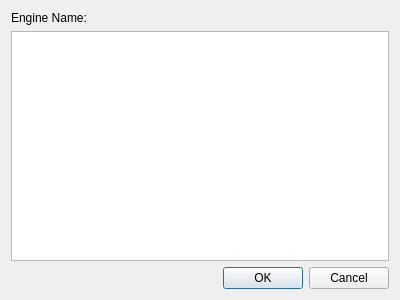
<?xml version="1.0" encoding="UTF-8"?>
<ui version="4.0">
 <class>EngineOptionsDialog</class>
 <widget class="QDialog" name="EngineOptionsDialog">
  <property name="geometry">
   <rect>
    <x>0</x>
    <y>0</y>
    <width>400</width>
    <height>300</height>
   </rect>
  </property>
  <property name="windowTitle">
   <string>Engine Options</string>
  </property>
  <layout class="QVBoxLayout" name="verticalLayout">
   <item>
    <widget class="QLabel" name="engineNameLabel">
     <property name="text">
      <string>Engine Name:</string>
     </property>
    </widget>
   </item>
   <item>
    <widget class="QPlainTextEdit" name="optionsPlainTextEdit"/>
   </item>
   <item>
    <widget class="QDialogButtonBox" name="buttonBox">
     <property name="orientation">
      <enum>Qt::Horizontal</enum>
     </property>
     <property name="standardButtons">
      <set>QDialogButtonBox::Cancel|QDialogButtonBox::Ok</set>
     </property>
    </widget>
   </item>
  </layout>
 </widget>
 <resources/>
 <connections>
  <connection>
   <sender>buttonBox</sender>
   <signal>accepted()</signal>
   <receiver>EngineOptionsDialog</receiver>
   <slot>accept()</slot>
   <hints>
    <hint type="sourcelabel">
     <x>248</x>
     <y>254</y>
    </hint>
    <hint type="destinationlabel">
     <x>157</x>
     <y>274</y>
    </hint>
   </hints>
  </connection>
  <connection>
   <sender>buttonBox</sender>
   <signal>rejected()</signal>
   <receiver>EngineOptionsDialog</receiver>
   <slot>reject()</slot>
   <hints>
    <hint type="sourcelabel">
     <x>316</x>
     <y>260</y>
    </hint>
    <hint type="destinationlabel">
     <x>286</x>
     <y>274</y>
    </hint>
   </hints>
  </connection>
 </connections>
</ui>
